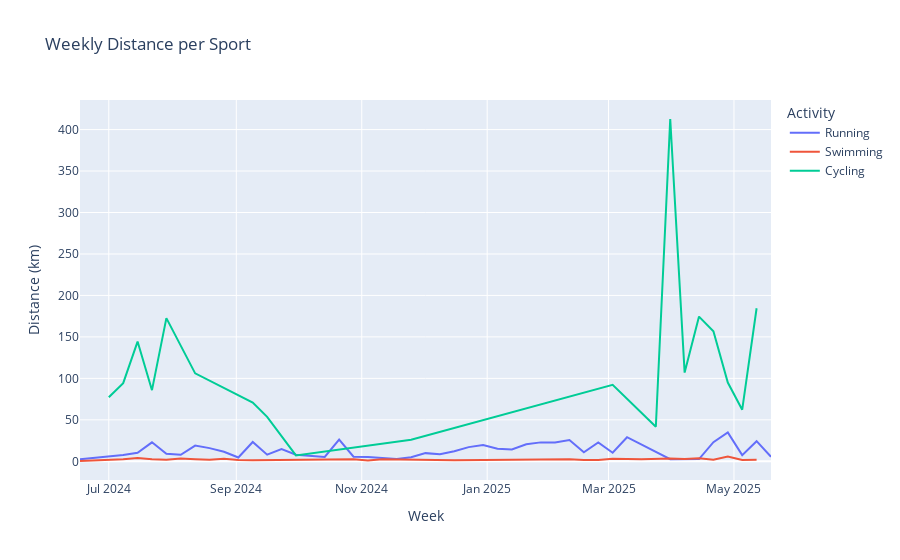

The cell this chart's notebook holds for it:
### Markdown cell above
### 📊 2. Weekly Summary by Category

### Code cell
df['Week'] = df['Date'].dt.to_period('W').apply(lambda r: r.start_time)

weekly_summary = df.groupby(['Week', 'Activity Category']).agg({
    'Distance (km)': 'sum',
    'Calories': 'sum',
    'Avg Heart Rate': 'mean',
    'Aerobic TE': 'mean'
}).reset_index()

# Example: plot weekly distance per category
fig = px.line(weekly_summary, x='Week', y='Distance (km)', color='Activity Category',
              title='Weekly Distance per Sport')
fig.update_layout(xaxis_title='Week', yaxis_title='Distance (km)', legend_title='Activity')
fig.show()

### Figure 1 — Plotly figure (JSON) as saved in the notebook; plotly's stock layout.template omitted (floating-point values rounded to 4 significant figures)
{"data": [{"hovertemplate": "Activity Category=Running<br>Week=%{x}<br>Distance (km)=%{y}<extra></extra>", "legendgroup": "Running", "line": {"color": "#636efa", "dash": "solid"}, "marker": {"symbol": "circle"}, "mode": "lines", "name": "Running", "orientation": "v", "showlegend": true, "type": "scatter", "x": ["2024-06-17T00:00:00", "2024-06-24T00:00:00", "2024-07-08T00:00:00", "2024-07-15T00:00:00", "2024-07-22T00:00:00", "2024-07-29T00:00:00", "2024-08-05T00:00:00", "2024-08-12T00:00:00", "2024-08-19T00:00:00", "2024-08-26T00:00:00", "2024-09-02T00:00:00", "2024-09-09T00:00:00", "2024-09-16T00:00:00", "2024-09-23T00:00:00", "2024-09-30T00:00:00", "2024-10-14T00:00:00", "2024-10-21T00:00:00", "2024-10-28T00:00:00", "2024-11-04T00:00:00", "2024-11-18T00:00:00", "2024-11-25T00:00:00", "2024-12-02T00:00:00", "2024-12-09T00:00:00", "2024-12-16T00:00:00", "2024-12-23T00:00:00", "2024-12-30T00:00:00", "2025-01-06T00:00:00", "2025-01-13T00:00:00", "2025-01-20T00:00:00", "2025-01-27T00:00:00", "2025-02-03T00:00:00", "2025-02-10T00:00:00", "2025-02-17T00:00:00", "2025-02-24T00:00:00", "2025-03-03T00:00:00", "2025-03-10T00:00:00", "2025-03-31T00:00:00", "2025-04-14T00:00:00", "2025-04-21T00:00:00", "2025-04-28T00:00:00", "2025-05-05T00:00:00", "2025-05-12T00:00:00", "2025-05-19T00:00:00"], "xaxis": "x", "y": [2.47, 4.05, 7.66, 10.23, 22.88, 9.2, 7.77, 18.96, 15.88, 11.56, 4.52, 23.27, 7.96, 14.61, 8.02, 5.3, 26.22, 5.52, 5.05, 2.86, 4.81, 9.85, 8.51, 12.09, 17.09, 19.64, 15.11, 14.33, 20.57, 22.81, 22.61, 25.58, 10.95, 22.68, 10.29, 29.05, 2.54, 2.62, 23.11, 34.78, 7.41, 24.25, 5.48], "yaxis": "y"}, {"hovertemplate": "Activity Category=Swimming<br>Week=%{x}<br>Distance (km)=%{y}<extra></extra>", "legendgroup": "Swimming", "line": {"color": "#EF553B", "dash": "solid"}, "marker": {"symbol": "circle"}, "mode": "lines", "name": "Swimming", "orientation": "v", "showlegend": true, "type": "scatter", "x": ["2024-06-17T00:00:00", "2024-07-01T00:00:00", "2024-07-08T00:00:00", "2024-07-15T00:00:00", "2024-07-22T00:00:00", "2024-07-29T00:00:00", "2024-08-05T00:00:00", "2024-08-12T00:00:00", "2024-08-19T00:00:00", "2024-08-26T00:00:00", "2024-09-02T00:00:00", "2024-09-09T00:00:00", "2024-10-21T00:00:00", "2024-10-28T00:00:00", "2024-11-04T00:00:00", "2024-11-11T00:00:00", "2024-12-16T00:00:00", "2025-01-13T00:00:00", "2025-01-27T00:00:00", "2025-02-03T00:00:00", "2025-02-10T00:00:00", "2025-02-17T00:00:00", "2025-02-24T00:00:00", "2025-03-03T00:00:00", "2025-03-10T00:00:00", "2025-03-17T00:00:00", "2025-03-31T00:00:00", "2025-04-07T00:00:00", "2025-04-14T00:00:00", "2025-04-21T00:00:00", "2025-04-28T00:00:00", "2025-05-05T00:00:00", "2025-05-12T00:00:00"], "xaxis": "x", "y": [0.359, 1.7, 2.6, 3.95, 2.35, 1.825, 3.449, 2.6, 1.8, 3.166, 1.435, 1.35, 1.85, 2.375, 0.925, 2.55, 1.125, 1.6, 1.65, 2.55, 2.4, 1.575, 1.55, 3.075, 2.65, 2.475, 3.3, 2.875, 3.575, 2, 5.625, 1.65, 1.725], "yaxis": "y"}, {"hovertemplate": "Activity Category=Cycling<br>Week=%{x}<br>Distance (km)=%{y}<extra></extra>", "legendgroup": "Cycling", "line": {"color": "#00cc96", "dash": "solid"}, "marker": {"symbol": "circle"}, "mode": "lines", "name": "Cycling", "orientation": "v", "showlegend": true, "type": "scatter", "x": ["2024-07-01T00:00:00", "2024-07-08T00:00:00", "2024-07-15T00:00:00", "2024-07-22T00:00:00", "2024-07-29T00:00:00", "2024-08-12T00:00:00", "2024-09-09T00:00:00", "2024-09-16T00:00:00", "2024-09-30T00:00:00", "2024-11-25T00:00:00", "2025-03-03T00:00:00", "2025-03-17T00:00:00", "2025-03-24T00:00:00", "2025-03-31T00:00:00", "2025-04-07T00:00:00", "2025-04-14T00:00:00", "2025-04-21T00:00:00", "2025-04-28T00:00:00", "2025-05-05T00:00:00", "2025-05-12T00:00:00"], "xaxis": "x", "y": [77.14, 94.28, 144.4, 85.77, 172.6, 106.0, 70.91, 53.59, 7.04, 26.06, 92.18, 57.73, 41.68, 412.7, 107.0, 174.5, 156.9, 94.95, 62.19, 184.5], "yaxis": "y"}], "layout": {"legend": {"title": {"text": "Activity"}, "tracegroupgap": 0}, "title": {"text": "Weekly Distance per Sport"}, "xaxis": {"anchor": "y", "domain": [0, 1], "title": {"text": "Week"}}, "yaxis": {"anchor": "x", "domain": [0, 1], "title": {"text": "Distance (km)"}}}}
